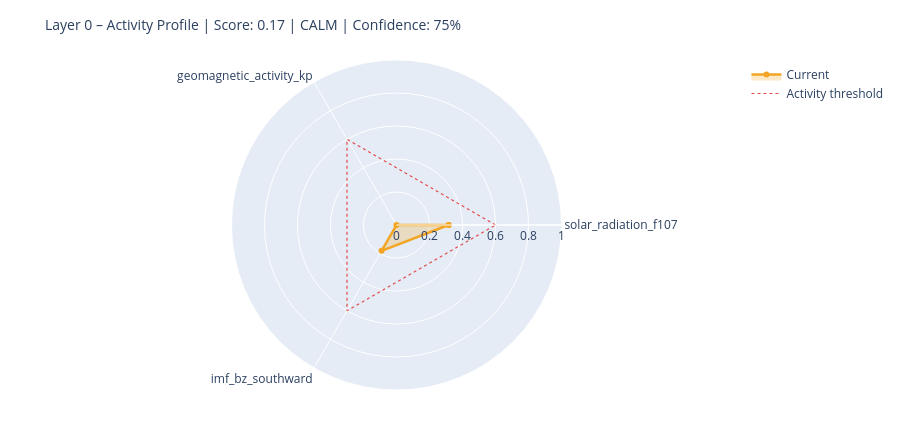

The code cell stored with this chart in its notebook:
### Markdown cell above
---
## 6. State Assessment & Handoff to Layer 1

### Code cell
# ============================================================
# STEP 1 – Collect raw values with source modes
# Mode: 'primary' | 'fallback_3h' | 'last_valid' | 'missing'
# ============================================================

def safe_last(df, col):
    if df is None or col not in df.columns: return None
    s = df[col].dropna()
    return float(s.iloc[-1]) if not s.empty else None

f107_now = safe_last(df_f107, 'f10.7')
bz_now   = safe_last(df_mag,  'bz_gsm')
kp_now   = safe_last(df_kp,   'kp')
sw_now   = safe_last(df_sw,   'speed')

source_modes = {
    'F10.7':    'primary'  if f107_now is not None else 'missing',
    'Kp':       'primary'  if kp_now   is not None else 'missing',
    'IMF_Bz':   'primary'  if bz_now   is not None else 'missing',
    'SW_speed': 'primary'  if sw_now   is not None else 'missing',
}

# Kp Fallback – 3h endpoint
if kp_now is None:
    try:
        r = requests.get(
            'https://services.swpc.noaa.gov/json/noaa-planetary-k-index.json',
            timeout=10)
        r.raise_for_status()
        fb = pd.DataFrame(r.json())
        tc = next((c for c in fb.columns if 'time' in c.lower()), fb.columns[0])
        kc = next((c for c in fb.columns if 'kp' in c.lower() and c != tc), None)
        if kc:
            fb[kc] = fb[kc].astype(str).str.extract(r'([0-9]+(?:\.[0-9]*)?)')[0]
            fb[kc] = pd.to_numeric(fb[kc], errors='coerce')
            fb = fb[fb[kc] >= 0].dropna(subset=[kc])
            if not fb.empty:
                kp_now = float(fb[kc].iloc[-1])
                source_modes['Kp'] = 'fallback_3h'
                print(f'  Kp fallback (3h): {kp_now:.1f}')
    except Exception as e:
        print(f'  Kp fallback failed: {e}')

# Solar Wind Fallback – last valid value
if sw_now is None and df_sw is not None and 'speed' in df_sw.columns:
    s = df_sw['speed'].dropna()
    if not s.empty:
        sw_now = float(s.iloc[-1])
        source_modes['SW_speed'] = 'last_valid'
        print(f'  SW fallback (last_valid): {sw_now:.0f} km/s')

print()
print('Source modes:', source_modes)

# ============================================================
# STEP 2 – Score from available components only
# ============================================================

def norm(v, lo, hi):
    if v is None: return None
    return max(0.0, min(1.0, (v - lo) / (hi - lo)))

COMPONENTS = {
    'solar_radiation_f107':    (f107_now, norm(f107_now, 60, 250)),
    'geomagnetic_activity_kp': (kp_now,   norm(kp_now,   0,   9)),
    'imf_bz_southward':        (bz_now,   norm(-(bz_now or 0) if bz_now else None, -5, 30)
                                           if bz_now is not None else None),
    'solar_wind_speed':        (sw_now,   norm(sw_now, 300, 800)),
}

available   = {k: v[1] for k, v in COMPONENTS.items() if v[1] is not None}
unavailable = [k for k, v in COMPONENTS.items() if v[1] is None]

layer0_score = round(sum(available.values()) / len(available), 4) if available else None
confidence   = round(len(available) / len(COMPONENTS), 2)

level = ('unknown'  if layer0_score is None
         else 'calm'     if layer0_score < 0.3
         else 'moderate' if layer0_score < 0.6
         else 'active')

# ============================================================
# STEP 3 – Dominant Driver
# ============================================================

def dominant_driver(kp, f107, bz, sw):
    candidates = []
    if kp   is not None and kp   >= 4:   candidates.append(('geomagnetic',    kp / 9))
    if sw   is not None and sw   >= 500:  candidates.append(('solar_wind',     sw / 800))
    if bz   is not None and bz   <= -5:   candidates.append(('imf_southward',  abs(bz) / 30))
    if f107 is not None and f107 >= 150:  candidates.append(('solar_radiation',f107 / 250))
    return max(candidates, key=lambda x: x[1])[0] if candidates else 'none'

driver = dominant_driver(kp_now, f107_now, bz_now, sw_now)

# ============================================================
# STEP 4 – Downstream expectations
# ============================================================

def downstream_expectation(driver, score, kp, bz, f107):
    exp = {
        'magnetosphere':        'calm',
        'ionosphere':           'calm',
        'schumann_resonance':   'unchanged',
        'lithosphere_currents': 'low',
    }
    if driver == 'geomagnetic' or (kp and kp >= 5):
        exp['magnetosphere']        = 'compressed / storm'
        exp['ionosphere']           = 'elevated disturbance (TEC variability)'
        exp['schumann_resonance']   = 'elevated amplitude possible'
        exp['lithosphere_currents'] = 'elevated induction currents'
    elif driver == 'imf_southward' or (bz and bz <= -5):
        exp['magnetosphere']        = 'energy coupling active'
        exp['ionosphere']           = 'elevated electron density possible'
        exp['schumann_resonance']   = 'slight modulation possible'
    elif driver == 'solar_radiation' or (f107 and f107 >= 150):
        exp['ionosphere']           = 'elevated ionization (F-layer)'
        exp['schumann_resonance']   = 'slightly elevated background activity'
    return exp

downstream = downstream_expectation(driver, layer0_score, kp_now, bz_now, f107_now)

# ============================================================
# CONSOLE OUTPUT
# ============================================================

W = 58
print('=' * W)
print('LAYER 0 – STATE ASSESSMENT')
print('=' * W)
for name, (raw_v, score_v) in COMPONENTS.items():
    if score_v is not None:
        bar = '█' * int(score_v * 20) + '░' * (20 - int(score_v * 20))
        print(f'  {name:<35}  {bar}  {score_v:.2f}')
    else:
        print(f'  {name:<35}  {"─" * 20}  n/a')
print('-' * W)
print(f'  Score ({len(available)}/{len(COMPONENTS)} components):  {layer0_score:.3f}')
print(f'  Confidence:         {confidence:.0%}')
print(f'  Level:              {level.upper()}')
print(f'  Dominant Driver:    {driver}')

# Radar chart
cats = list(available.keys())
vals = list(available.values())
if len(cats) >= 3:
    fig = go.Figure()
    fig.add_trace(go.Scatterpolar(
        r=vals + [vals[0]], theta=cats + [cats[0]],
        fill='toself', fillcolor='rgba(242,166,35,0.25)',
        line=dict(color='#F2A623', width=2.5), name='Current'
    ))
    fig.add_trace(go.Scatterpolar(
        r=[0.6] * (len(cats) + 1), theta=cats + [cats[0]],
        line=dict(color='#E24B4A', dash='dot', width=1.2),
        mode='lines', name='Activity threshold'
    ))
    fig.update_layout(
        title=dict(text=f'Layer 0 – Activity Profile | Score: {layer0_score:.2f} | {level.upper()} | Confidence: {confidence:.0%}',
                   font=dict(size=14)),
        polar=dict(radialaxis=dict(visible=True, range=[0, 1])),
        height=430, showlegend=True,
        margin=dict(l=60, r=60, t=60, b=40)
    )
    fig.show()

### Figure 1 — Plotly figure (JSON) as saved in the notebook; plotly's stock layout.template omitted (floating-point values rounded to 4 significant figures)
{"data": [{"fill": "toself", "fillcolor": "rgba(242,166,35,0.25)", "line": {"color": "#F2A623", "width": 2.5}, "name": "Current", "r": [0.3158, 0.0, 0.1809, 0.3158], "theta": ["solar_radiation_f107", "geomagnetic_activity_kp", "imf_bz_southward", "solar_radiation_f107"], "type": "scatterpolar"}, {"line": {"color": "#E24B4A", "dash": "dot", "width": 1.2}, "mode": "lines", "name": "Activity threshold", "r": [0.6, 0.6, 0.6, 0.6], "theta": ["solar_radiation_f107", "geomagnetic_activity_kp", "imf_bz_southward", "solar_radiation_f107"], "type": "scatterpolar"}], "layout": {"height": 430, "margin": {"b": 40, "l": 60, "r": 60, "t": 60}, "polar": {"radialaxis": {"range": [0, 1], "visible": true}}, "showlegend": true, "title": {"font": {"size": 14}, "text": "Layer 0 – Activity Profile | Score: 0.17 | CALM | Confidence: 75%"}}}
